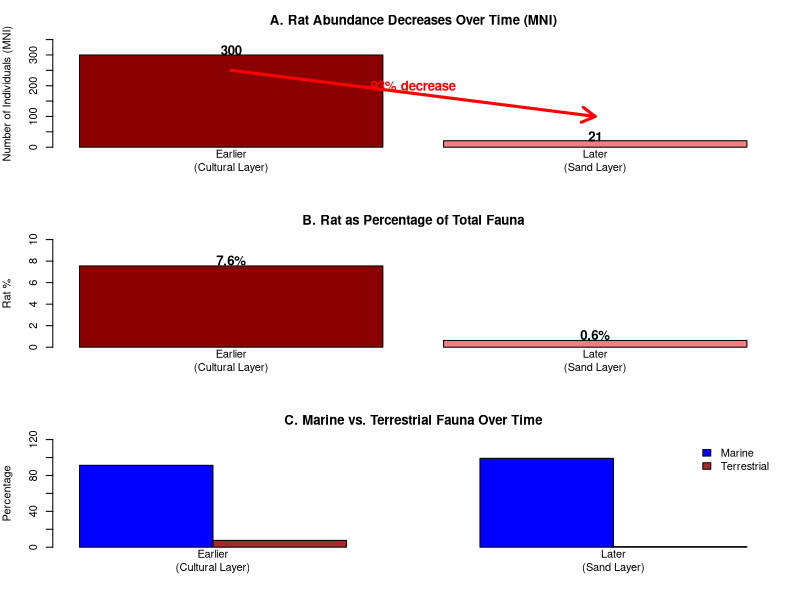
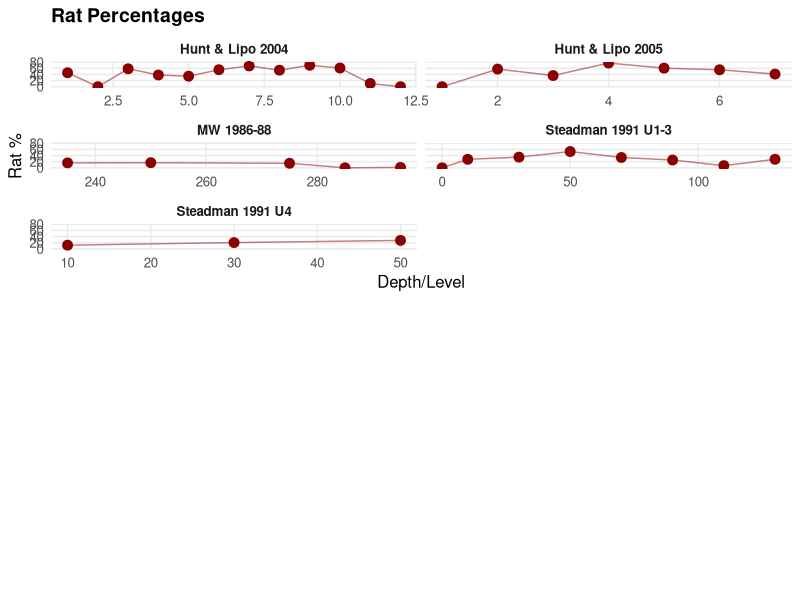
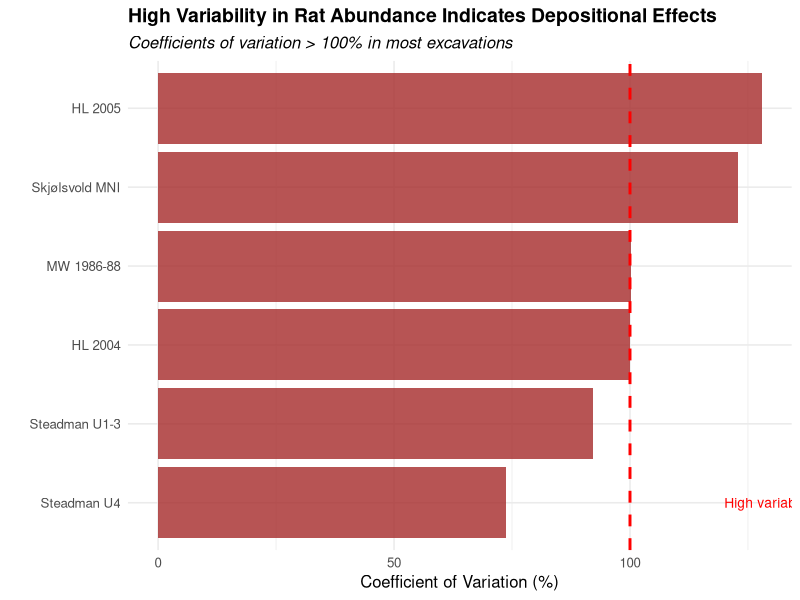
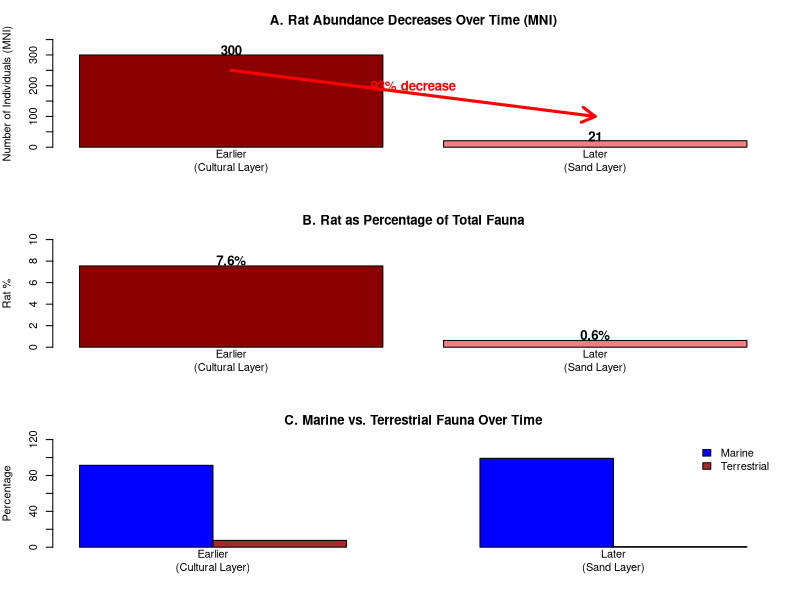
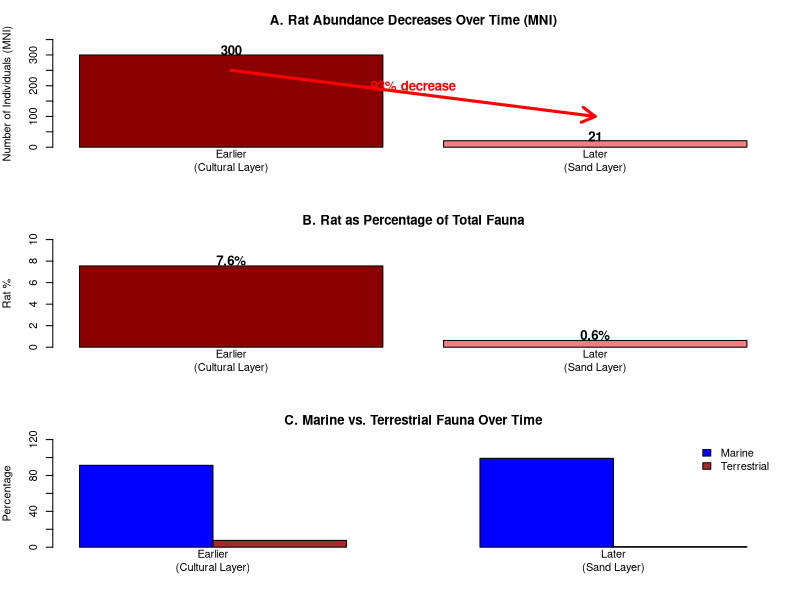
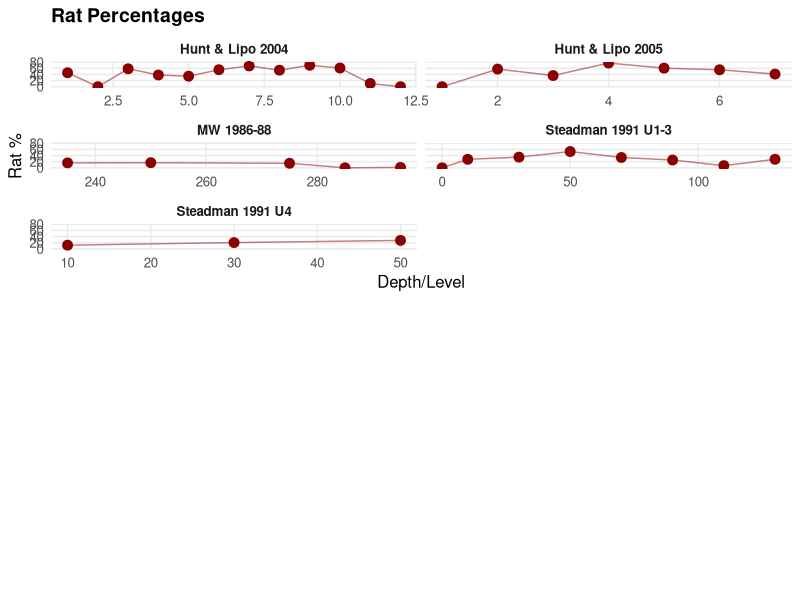
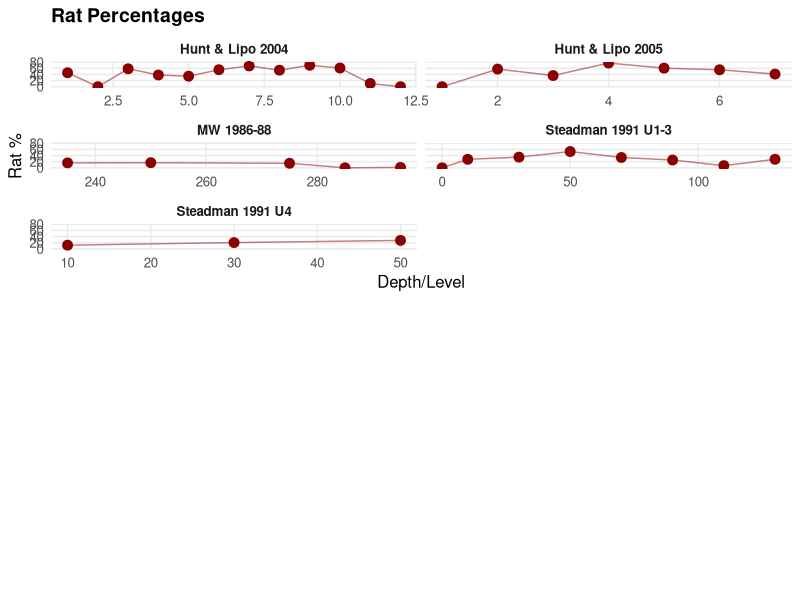
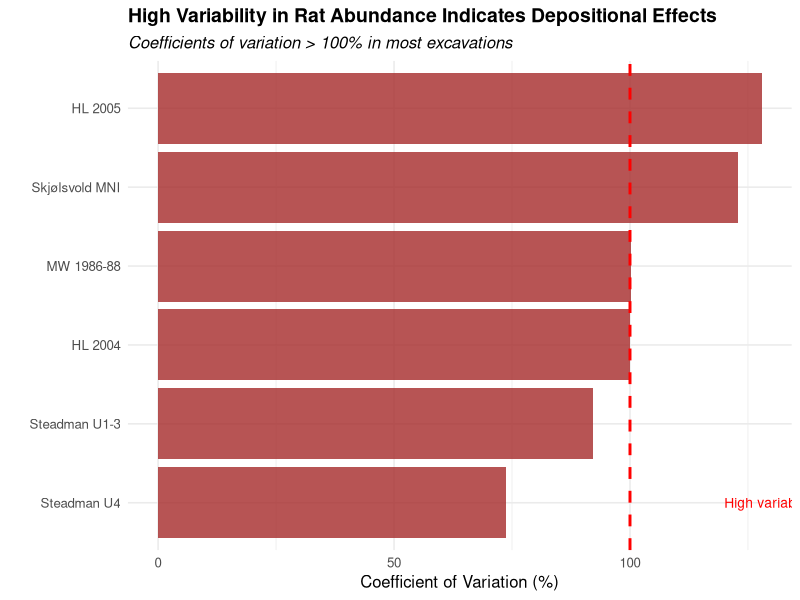

Reproduce these figures in R, in order.
library(ggplot2)
library(dplyr)
library(tidyr)
library(gridExtra)
library(scales)
library(knitr)
library(svglite)

# Create directories for saving figures
if (!dir.exists("figures_png")) {
  dir.create("figures_png")
}
if (!dir.exists("figures_svg")) {
  dir.create("figures_svg")
}

# Skjølsvold 1987-1988 - MNI data
skjolsvold_rat <- data.frame(
  Layer = c("Cultural Layer (Earlier)", "Sand Layer (Later)"),
  Rat_MNI = c(300, 21),
  Total_MNI = c(3970, 3345),
  Stratigraphy = "Temporal"
)
skjolsvold_rat$Rat_Percent <- (skjolsvold_rat$Rat_MNI / skjolsvold_rat$Total_MNI) * 100

# Martinsson-Wallin & Crockford 1986-1988 - NISP data
mw_rat <- data.frame(
  Depth = c("230-240cm", "240-260cm", "270-280cm", "280-290cm", "290-300cm"),
  Depth_Numeric = c(235, 250, 275, 285, 295),
  Rat_NISP = c(12, 56, 26, 0, 1),
  Total_NISP = c(75, 336, 177, 4, 80),
  Stratigraphy = "Depth"
)
mw_rat$Rat_Percent <- (mw_rat$Rat_NISP / mw_rat$Total_NISP) * 100

# Steadman 1991 Units 1-3 - NISP data
steadman_u13_rat <- data.frame(
  Depth = c("Surface", "0-20", "20-40", "40-60", "60-80", "80-100", "100-120", ">120"),
  Depth_Numeric = c(0, 10, 30, 50, 70, 90, 110, 130),
  Rat_NISP = c(0, 252, 480, 616, 196, 44, 19, 536),
  Total_NISP = c(20, 912, 1382, 1163, 583, 174, 273, 1926),
  Stratigraphy = "Depth"
)
steadman_u13_rat$Rat_Percent <- (steadman_u13_rat$Rat_NISP / steadman_u13_rat$Total_NISP) * 100

# Steadman 1991 Unit 4 - NISP data
steadman_u4_rat <- data.frame(
  Depth = c("0/3-18/22", "18/22-37/40", "37/40-57/60"),
  Depth_Numeric = c(10, 30, 50),
  Rat_NISP = c(20, 60, 116),
  Total_NISP = c(166, 292, 420),
  Stratigraphy = "Depth"
)
steadman_u4_rat$Rat_Percent <- (steadman_u4_rat$Rat_NISP / steadman_u4_rat$Total_NISP) * 100

# Hunt & Lipo 2004 - NISP data
hl2004_rat <- data.frame(
  Level = paste("Level", c("I", "II", "III", "IV", "V", "VI", "VII", "VIII", "IX", "X", "XI", "XII")),
  Level_Numeric = 1:12,
  Rat_NISP = c(35, 0, 119, 213, 132, 296, 806, 433, 269, 62, 18, 0),
  Total_NISP = c(77, 6, 204, 558, 385, 535, 1191, 805, 385, 102, 171, 1),
  Stratigraphy = "Level"
)
hl2004_rat$Rat_Percent <- (hl2004_rat$Rat_NISP / hl2004_rat$Total_NISP) * 100

# Hunt & Lipo 2005 - NISP data
hl2005_rat <- data.frame(
  Level = paste("Level", c("I", "II", "III", "IV", "V", "VI", "VII")),
  Level_Numeric = 1:7,
  Rat_NISP = c(0, 151, 4, 77, 58, 665, 179),
  Total_NISP = c(2, 263, 11, 100, 96, 1206, 435),
  Stratigraphy = "Level"
)
hl2005_rat$Rat_Percent <- (hl2005_rat$Rat_NISP / hl2005_rat$Total_NISP) * 100


#| label: fig-temporal-decline
#| fig-cap: "Temporal changes in rat abundance from Skjølsvold's 1987-1988 excavation at Anakena. (A) Raw MNI counts show 93% decrease from earlier to later deposits. (B) Rats as percentage of total fauna decline from 7.6% to 0.6%. (C) Comparison with marine vs. terrestrial fauna shows marine intensification (91% to 99%) occurring simultaneously with rat decline."
#| fig-height: 10

# Save as PNG
png("figures_png/fig_temporal_decline.png", width = 10, height = 10, units = "in", res = 300)
par(mfrow = c(3, 1), mar = c(4, 4, 3, 2))

# Panel A: Raw MNI counts
barplot(skjolsvold_rat$Rat_MNI, 
        names.arg = c("Earlier\n(Cultural Layer)", "Later\n(Sand Layer)"),
        main = "A. Rat Abundance Decreases Over Time (MNI)",
        ylab = "Number of Individuals (MNI)",
        col = c("darkred", "lightcoral"),
        ylim = c(0, 350))
text(c(0.7, 1.9), skjolsvold_rat$Rat_MNI + 15, skjolsvold_rat$Rat_MNI, font = 2, cex = 1.2)
arrows(0.7, 250, 1.9, 100, length = 0.15, lwd = 3, col = "red")
text(1.3, 200, "93% decrease", col = "red", font = 2, cex = 1.2)

# Panel B: Percentages
barplot(skjolsvold_rat$Rat_Percent, 
        names.arg = c("Earlier\n(Cultural Layer)", "Later\n(Sand Layer)"),
        main = "B. Rat as Percentage of Total Fauna",
        ylab = "Rat %",
        col = c("darkred", "lightcoral"),
        ylim = c(0, 10))
text(c(0.7, 1.9), skjolsvold_rat$Rat_Percent + 0.5, 
     paste0(round(skjolsvold_rat$Rat_Percent, 1), "%"), font = 2, cex = 1.2)

# Panel C: Compare with marine resources
marine_pct <- c(91.3, 99.1)
terrestrial_pct <- c(7.6, 0.7)
comparison_data <- rbind(marine_pct, terrestrial_pct)
colnames(comparison_data) <- c("Earlier\n(Cultural Layer)", "Later\n(Sand Layer)")

barplot(comparison_data, 
        beside = TRUE,
        main = "C. Marine vs. Terrestrial Fauna Over Time",
        ylab = "Percentage",
        col = c("blue", "brown"),
        legend = c("Marine", "Terrestrial"),
        args.legend = list(x = "topright", bty = "n"),
        ylim = c(0, 120))
dev.off()

# Save as SVG
svglite("figures_svg/fig_temporal_decline.svg", width = 10, height = 10)
par(mfrow = c(3, 1), mar = c(4, 4, 3, 2))

# Panel A: Raw MNI counts
barplot(skjolsvold_rat$Rat_MNI, 
        names.arg = c("Earlier\n(Cultural Layer)", "Later\n(Sand Layer)"),
        main = "A. Rat Abundance Decreases Over Time (MNI)",
        ylab = "Number of Individuals (MNI)",
        col = c("darkred", "lightcoral"),
        ylim = c(0, 350))
text(c(0.7, 1.9), skjolsvold_rat$Rat_MNI + 15, skjolsvold_rat$Rat_MNI, font = 2, cex = 1.2)
arrows(0.7, 250, 1.9, 100, length = 0.15, lwd = 3, col = "red")
text(1.3, 200, "93% decrease", col = "red", font = 2, cex = 1.2)

# Panel B: Percentages
barplot(skjolsvold_rat$Rat_Percent, 
        names.arg = c("Earlier\n(Cultural Layer)", "Later\n(Sand Layer)"),
        main = "B. Rat as Percentage of Total Fauna",
        ylab = "Rat %",
        col = c("darkred", "lightcoral"),
        ylim = c(0, 10))
text(c(0.7, 1.9), skjolsvold_rat$Rat_Percent + 0.5, 
     paste0(round(skjolsvold_rat$Rat_Percent, 1), "%"), font = 2, cex = 1.2)

# Panel C: Compare with marine resources
marine_pct <- c(91.3, 99.1)
terrestrial_pct <- c(7.6, 0.7)
comparison_data <- rbind(marine_pct, terrestrial_pct)
colnames(comparison_data) <- c("Earlier\n(Cultural Layer)", "Later\n(Sand Layer)")

barplot(comparison_data, 
        beside = TRUE,
        main = "C. Marine vs. Terrestrial Fauna Over Time",
        ylab = "Percentage",
        col = c("blue", "brown"),
        legend = c("Marine", "Terrestrial"),
        args.legend = list(x = "topright", bty = "n"),
        ylim = c(0, 120))
dev.off()

# Display in R/RStudio
par(mfrow = c(3, 1), mar = c(4, 4, 3, 2))

# Panel A: Raw MNI counts
barplot(skjolsvold_rat$Rat_MNI, 
        names.arg = c("Earlier\n(Cultural Layer)", "Later\n(Sand Layer)"),
        main = "A. Rat Abundance Decreases Over Time (MNI)",
        ylab = "Number of Individuals (MNI)",
        col = c("darkred", "lightcoral"),
        ylim = c(0, 350))
text(c(0.7, 1.9), skjolsvold_rat$Rat_MNI + 15, skjolsvold_rat$Rat_MNI, font = 2, cex = 1.2)
arrows(0.7, 250, 1.9, 100, length = 0.15, lwd = 3, col = "red")
text(1.3, 200, "93% decrease", col = "red", font = 2, cex = 1.2)

# Panel B: Percentages
barplot(skjolsvold_rat$Rat_Percent, 
        names.arg = c("Earlier\n(Cultural Layer)", "Later\n(Sand Layer)"),
        main = "B. Rat as Percentage of Total Fauna",
        ylab = "Rat %",
        col = c("darkred", "lightcoral"),
        ylim = c(0, 10))
text(c(0.7, 1.9), skjolsvold_rat$Rat_Percent + 0.5, 
     paste0(round(skjolsvold_rat$Rat_Percent, 1), "%"), font = 2, cex = 1.2)

# Panel C: Compare with marine resources
marine_pct <- c(91.3, 99.1)
terrestrial_pct <- c(7.6, 0.7)
comparison_data <- rbind(marine_pct, terrestrial_pct)
colnames(comparison_data) <- c("Earlier\n(Cultural Layer)", "Later\n(Sand Layer)")

barplot(comparison_data, 
        beside = TRUE,
        main = "C. Marine vs. Terrestrial Fauna Over Time",
        ylab = "Percentage",
        col = c("blue", "brown"),
        legend = c("Marine", "Terrestrial"),
        args.legend = list(x = "topright", bty = "n"),
        ylim = c(0, 120))


#| label: fig-all-excavations
#| fig-cap: "Rat abundance patterns across all Anakena excavations (1986-2005). Rat percentages by depth/level show high variability within and between excavations."
#| fig-height: 10

# Standardize column names before combining
# For datasets with Depth columns
mw_rat_std <- mw_rat %>%
  rename(Context = Depth, Context_Numeric = Depth_Numeric) %>%
  mutate(Excavation = "MW 1986-88", Year = 1986)

steadman_u13_rat_std <- steadman_u13_rat %>%
  rename(Context = Depth, Context_Numeric = Depth_Numeric) %>%
  mutate(Excavation = "Steadman 1991 U1-3", Year = 1991)

steadman_u4_rat_std <- steadman_u4_rat %>%
  rename(Context = Depth, Context_Numeric = Depth_Numeric) %>%
  mutate(Excavation = "Steadman 1991 U4", Year = 1991)

# For datasets with Level columns
hl2004_rat_std <- hl2004_rat %>%
  rename(Context = Level, Context_Numeric = Level_Numeric) %>%
  mutate(Excavation = "Hunt & Lipo 2004", Year = 2004)

hl2005_rat_std <- hl2005_rat %>%
  rename(Context = Level, Context_Numeric = Level_Numeric) %>%
  mutate(Excavation = "Hunt & Lipo 2005", Year = 2005)

# Now combine all standardized data
all_rat_data <- bind_rows(
  mw_rat_std,
  steadman_u13_rat_std,
  steadman_u4_rat_std,
  hl2004_rat_std,
  hl2005_rat_std
)

# Calculate mean rat percentages by excavation
mean_rats <- all_rat_data %>%
  filter(Total_NISP > 50) %>%  # Only well-sampled contexts
  group_by(Excavation, Year) %>%
  summarise(
    Mean_Rat_Percent = mean(Rat_Percent, na.rm = TRUE),
    n_samples = n(),
    .groups = 'drop'
  )

# Add Skjølsvold for temporal comparison
mean_rats <- bind_rows(mean_rats,
                       data.frame(Excavation = "Skjølsvold 1987-88",
                                  Year = 1987,
                                  Mean_Rat_Percent = mean(skjolsvold_rat$Rat_Percent),
                                  n_samples = 2))

# Print to verify all years are included
print("Mean rat percentages by year:")
print(mean_rats)

# Create multi-panel visualization
p1 <- ggplot(all_rat_data, aes(x = Context_Numeric, y = Rat_Percent)) +
  geom_point(size = 3, color = "darkred") +
  geom_line(color = "darkred", alpha = 0.5) +
  facet_wrap(~Excavation, scales = "free_x", ncol = 2) +
  theme_minimal(base_size = 12) +
  labs(title = "Rat Percentages",
       x = "Depth/Level", y = "Rat %") +
  theme(plot.title = element_text(size = 14, face = "bold"),
        panel.grid.minor = element_blank(),
        strip.text = element_text(face = "bold"))

# Save combined plot as PNG
png("figures_png/fig_all_excavations.png", width = 10, height = 10, units = "in", res = 300)
grid.arrange(p1, heights = c(1, 1))
dev.off()

# Save combined plot as SVG
svg("figures_svg/fig_all_excavations.svg", width = 10, height = 10)
grid.arrange(p1, heights = c(1, 1))
dev.off()

# Display in R/RStudio
grid.arrange(p1, heights = c(1, 1))


#| label: fig-variability
#| fig-cap: "Coefficients of variation in rat abundance across excavations. Values exceeding 100% (red dashed line) indicate high variability consistent with depositional rather than dietary patterns."
#| fig-height: 6

# Calculate CV for each excavation
cv_data <- data.frame(
  Excavation = c("Skjølsvold MNI", "MW 1986-88", "Steadman U1-3", 
                 "Steadman U4", "HL 2004", "HL 2005"),
  CV_Rat = c(
    sd(skjolsvold_rat$Rat_MNI) / mean(skjolsvold_rat$Rat_MNI) * 100,
    sd(mw_rat$Rat_NISP[mw_rat$Total_NISP > 20]) / mean(mw_rat$Rat_NISP[mw_rat$Total_NISP > 20]) * 100,
    sd(steadman_u13_rat$Rat_NISP) / mean(steadman_u13_rat$Rat_NISP) * 100,
    sd(steadman_u4_rat$Rat_NISP) / mean(steadman_u4_rat$Rat_NISP) * 100,
    sd(hl2004_rat$Rat_NISP[hl2004_rat$Total_NISP > 10]) / mean(hl2004_rat$Rat_NISP[hl2004_rat$Total_NISP > 10]) * 100,
    sd(hl2005_rat$Rat_NISP[hl2005_rat$Total_NISP > 10]) / mean(hl2005_rat$Rat_NISP[hl2005_rat$Total_NISP > 10]) * 100
  )
)

p3 <- ggplot(cv_data, aes(x = reorder(Excavation, CV_Rat), y = CV_Rat)) +
  geom_bar(stat = "identity", fill = "brown", alpha = 0.8) +
  coord_flip() +
  theme_minimal(base_size = 12) +
  labs(title = "High Variability in Rat Abundance Indicates Depositional Effects",
       subtitle = "Coefficients of variation > 100% in most excavations",
       x = "", y = "Coefficient of Variation (%)") +
  geom_hline(yintercept = 100, linetype = "dashed", color = "red", size = 1) +
  annotate("text", x = 1, y = 120, label = "High variability threshold", 
           color = "red", hjust = 0, size = 3.5) +
  theme(plot.title = element_text(size = 14, face = "bold"),
        plot.subtitle = element_text(size = 12, face = "italic"))

# Save as PNG
ggsave("figures_png/fig_variability.png", plot = p3, width = 10, height = 6, dpi = 300)

# Save as SVG
ggsave("figures_svg/fig_variability.svg", plot = p3, width = 10, height = 6)

# Display in R/RStudio
print(p3)

# Print summary message
cat("\nAll figures have been saved to:\n")
cat("PNG files: figures_png/\n")
cat("SVG files: figures_svg/\n")
cat("\nSaved files:\n")
cat("- fig_temporal_decline.png/.svg\n")
cat("- fig_all_excavations.png/.svg\n")
cat("- fig_variability.png/.svg\n")



# Update the final message
cat("\nAll figures have been saved to:\n")
cat("PNG files: figures_png/\n")
cat("SVG files: figures_svg/\n")
cat("\nSaved files:\n")
cat("- fig_temporal_decline.png/.svg\n")
cat("- fig_all_excavations.png/.svg\n")
cat("- fig_variability.png/.svg\n")
